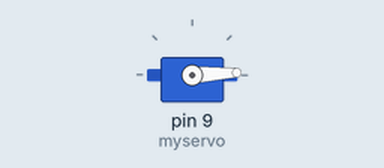
A sketch run on a simulated Arduino Uno, built with avr-gcc and run on an emulated ATmega328P. Parts: servo.

Above: at 0.05 s.
At 1.3 s:
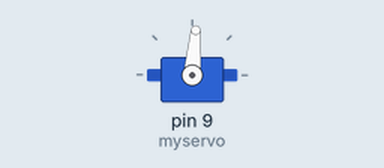
At 2.6 s:
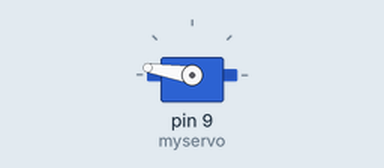
At 5.2 s:
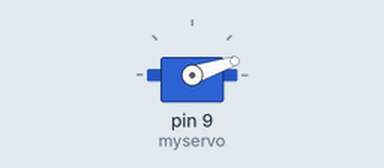
Timing chart, 0 to 7.1 s (numbered marks = the images above):
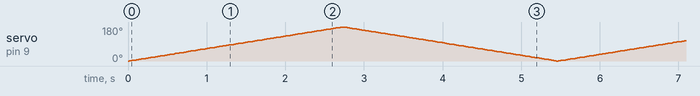

The sketch:

servo.ino
```cpp
#include <Servo.h>

Servo myservo; // create servo object

int pos = 0; // store servo position

void setup() {
    Serial.begin(9600);
    myservo.attach(9);  // attach servo on pin 9
}

void loop() {
  // 0 to 180 deg
  for (pos = 0; pos <= 180; ++pos) {
      myservo.write(pos);
      delay(15);
  }
  // 180 to 0 deg
  for (pos = 180; pos >= 0; pos -= 1) {
      myservo.write(pos);
      delay(15);
  }

}
```
